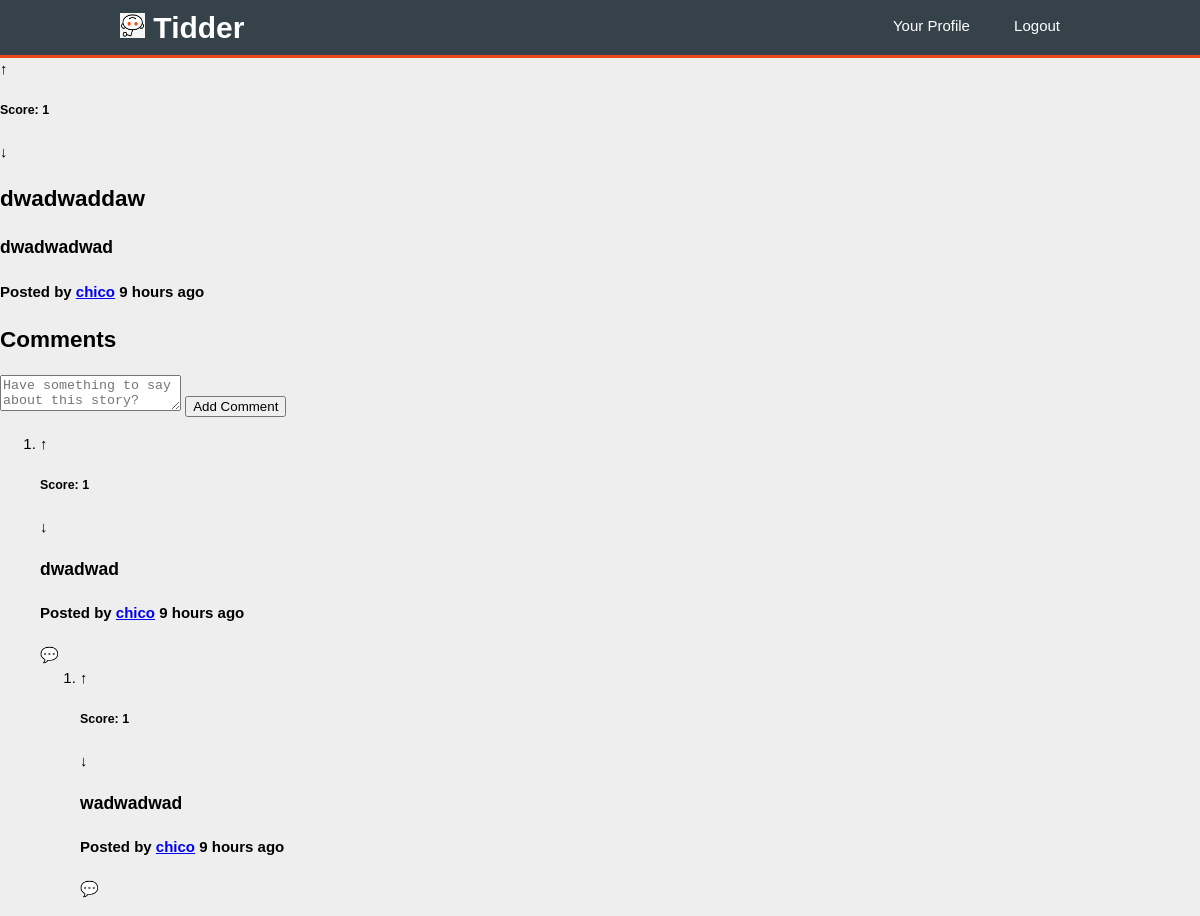
Page /pages/story.php?story_id=241 (signed in) on the committed database.
### tables this page shows
CREATE TABLE opinion (
    opinion_id INTEGER NOT NULL PRIMARY KEY AUTOINCREMENT,
	parent_id INTEGER REFERENCES opinion(opinion_id),
    opinion_title VARCHAR,
    opinion_text VARCHAR NOT NULL,
	posted DATETIME NOT NULL,
    user_id INTEGER NOT NULL REFERENCES user
);

CREATE TABLE vote(
    opinion_id INTEGER NOT NULL REFERENCES opinion,
    user_id INTEGER NOT NULL REFERENCES user,
    value INTEGER NOT NULL CHECK (value = -1 OR value = 1),
    PRIMARY KEY(opinion_id,user_id)
);

CREATE TABLE user (
    user_id INTEGER NOT NULL PRIMARY KEY AUTOINCREMENT,
    username VARCHAR NOT NULL UNIQUE,
    email VARCHAR NOT NULL UNIQUE,
    password VARCHAR NOT NULL,
    realname VARCHAR,
    birthday DATE,
    join_date DATE NOT NULL,
	bio VARCHAR
);

### database/db_vote.php (called while the page is built, shortened)
<?php
	function getScore($opinion_id){
		$db = Database::instance()->db();
		$stmt = $db->prepare('SELECT count(*) AS score FROM vote WHERE opinion_id = ? AND value = 1');
		$stmt->execute(array($opinion_id));
		$upvotes = $stmt->fetch()['score'];
		$stmt = $db->prepare('SELECT count(*) AS score FROM vote WHERE opinion_id = ? AND value = -1');
		$stmt->execute(array($opinion_id));
		$downvotes = $stmt->fetch()['score'];
		return $upvotes - $downvotes;
	}
	function getVote($opinion_id, $user_id){
		$db = Database::instance()->db();
		$stmt = $db->prepare('SELECT value FROM vote WHERE opinion_id = ? AND user_id = ?');
		$stmt->execute(array($opinion_id, $user_id));
		$value = $stmt->fetch();
		if($value)
			return $value['value'];
		return 0;
	}
?>

### database/db_story.php (called while the page is built, shortened)
<?php
	function getStory($story_id) {
		$db = Database::instance()->db();
		$stmt = $db->prepare('SELECT * FROM opinion WHERE opinion_id = ? AND parent_id IS NULL');
		$stmt->execute(array($story_id));
		return $stmt->fetch();
	}
?>

### database/db_user.php (called while the page is built, shortened)
<?php
	function getUserName($user_id){
		$db = Database::instance()->db();
		$stmt = $db->prepare('SELECT username FROM user WHERE user_id = ?');
		$stmt->execute(array($user_id));
		return $stmt->fetch()['username'];
	}
?>

### includes/date.php (called while the page is built, shortened)
<?php
	function deltaTime($now, $date){
		$time = strtotime($date);
		$delta = $now - $time;
		if(!floor($delta/86400)){
			$time_word = (floor($delta/3600) == 1 ? ' hour ' : ' hours ');
			return floor($delta/3600).$time_word.'ago';
		}
		$time_word = (floor($delta/31104000) == 1 ? ' year ' : ' years ');
		return floor($delta/31104000).$time_word.'ago';
	}
?>

### database/db_comment.php (called while the page is built, shortened)
<?php
	function getAllComments($parent_id) {
		$db = Database::instance()->db();
		$stmt = $db->prepare('SELECT * FROM opinion WHERE parent_id IS ?');
		$stmt->execute(array($parent_id));
		return $stmt->fetchAll();
	}
?>

### pages/story.php (the view, shortened to what this page needs)
<?php
	include_once('../includes/date.php');
	include_once('../database/db_user.php');
	include_once('../database/db_story.php');
	include_once('../database/db_comment.php');
	include_once('../database/db_vote.php');
	include_once('../templates/tpl_common.php');
	include_once('../templates/tpl_comments.php');
	$story_id = $_GET['story_id'];
	try {
		$story = getStory($story_id);
    } catch (PDOException $e) {
        die(header('Location: stories.php'));
	}
	$now = time();
	$username = getUserName($story['user_id']);
	$score = getScore($story_id);
	if(isset($_SESSION['user_id']))
		$vote = getVote($story_id, $_SESSION['user_id']);
	draw_header(true);
?>
	<section id="story" data-id="<?=$story_id?>">
		<div class="upvote" role="button" data-value="<?=$vote?>">&#8593;</div>
		<h5>Score: <?=$score?></h5>
		<div class="downvote" role="button" data-value="<?=$vote?>">&#8595;</div>
		<h2><?=$story['opinion_title']?></h2>
		<h3><?=$story['opinion_text']?></h3>
		<h4>Posted by <a href="<?='profile.php?username='.urlencode($username)?>"><?=$username?></a> <?=deltaTime($now, $story['posted'])?></h4>
	</section>
<?php
	$comments = array_reverse(getAllComments($story_id));
	for($i = 0; $i < count($comments); $i++){
		$comments[$i]['username'] = getUserName($comments[$i]['user_id']);
		$comments[$i]['score'] = getScore($comments[$i]['opinion_id']);
		if(isset($_SESSION['user_id']))
			$comments[$i]['vote'] = getVote($comments[$i]['opinion_id'], $_SESSION['user_id']);
	}
	draw_comments_header($comments,true);
?>

### templates/tpl_comments.php (shortened to what this page needs)
<?php
	include_once('../database/db_comment.php');
	function draw_comments_header($comments,$not_profile){
		global $story_id;
		if($not_profile){ ?>
			<section id="comments" data-id="<?=$story_id?>">
		<?php } else { ?>
			<section id="comments">
		<?php } ?>
		<header>
			<h2>Comments</h2>
		</header>
		<?php if($not_profile){
			if((isset($_SESSION['user_id']))) { ?>
				<form>
					<textarea name="comment" placeholder="Have something to say about this story?" required></textarea>
					<input type="submit" value="Add Comment">
				</form>
		<?php } else { ?>
			<p>Have something to say about this story? <a href="login.php">Login!</a> or <a href="signup.php">Sign Up!</a></p>
		<?php }
		}
		draw_comments($comments,$not_profile);?>
		</section>
	<?php }
	function draw_comments($comments, $not_profile){
		global $story_id?>
		<ol>
		<?php
		    foreach($comments as $comment)
				draw_comment($comment, $not_profile);
		?>
	    </ol>
        <?php } ?>
    <?php function draw_comment($comment, $not_profile) {
		global $now;?>
		<li>
        <article class="comment" data-id="<?=$comment['opinion_id']?>">
			<div class="upvote" role="button" data-value="<?=$comment['vote']?>">&#8593;</div>
			<h5>Score: <?=$comment['score']?></h5>
			<div class="downvote" role="button" data-value="<?=$comment['vote']?>">&#8595;</div>
			<h3><?=$comment['opinion_text']?></a></h3>
			<h4>Posted by <a href="<?='profile.php?username='.urlencode($comment['username'])?>"><?=$comment['username']?></a> <?=deltaTime($now, $comment['posted'])?></h4>
			<?php if(isset($_SESSION['user_id']) && $not_profile) { ?>
				<div class="comment_comment" role="button">&#128172;</div>
			<?php }
				$comments = array_reverse(getAllComments($comment['opinion_id']));
				for($i = 0; $i < count($comments); $i++){
					$comments[$i]['username'] = getUserName($comments[$i]['user_id']);
					$comments[$i]['score'] = getScore($comments[$i]['opinion_id']);
					if(isset($_SESSION['user_id']))
						$comments[$i]['vote'] = getVote($comments[$i]['opinion_id'], $_SESSION['user_id']);
				}
				draw_comments($comments,$not_profile);
			?>
		</article>
		</li>
    <?php } ?>

### css/style.css (style rules this page uses)
:root { --main-bg-color: #eee; --section-login-bg-color: white; --section-login-border-color: #ddd; --section-login-footer-bg-color: #eef; --button-bg-color: #bbf; --button-hover-bg-color: #aaf; }
body { font: 15px/1.5 Arial, Helvetica, sans-serif; padding: 0; margin: 0; background-color: var(--main-bg-color); }

### rows in the picture
opinion: opinion_title "dwadwaddaw", opinion_text "dwadwadwad", posted "9 hours ago"
vote: value.username "chico"
opinion: user "1", opinion_text "dwadwad", username "chico", posted "9 hours ago"
opinion: user "1", opinion_text "wadwadwad", username "chico", posted "9 hours ago"

### other values in the picture
$score "1"
